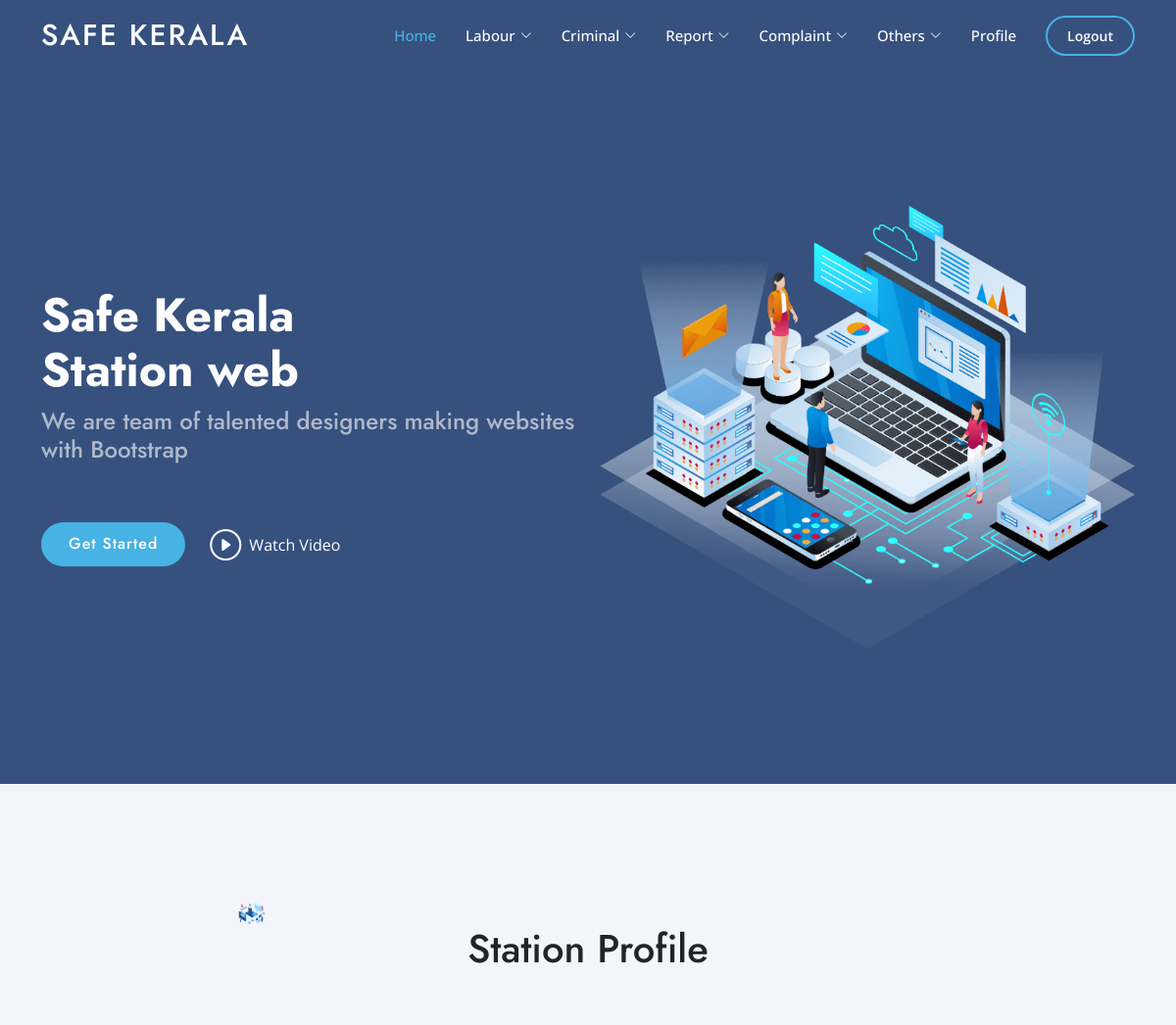
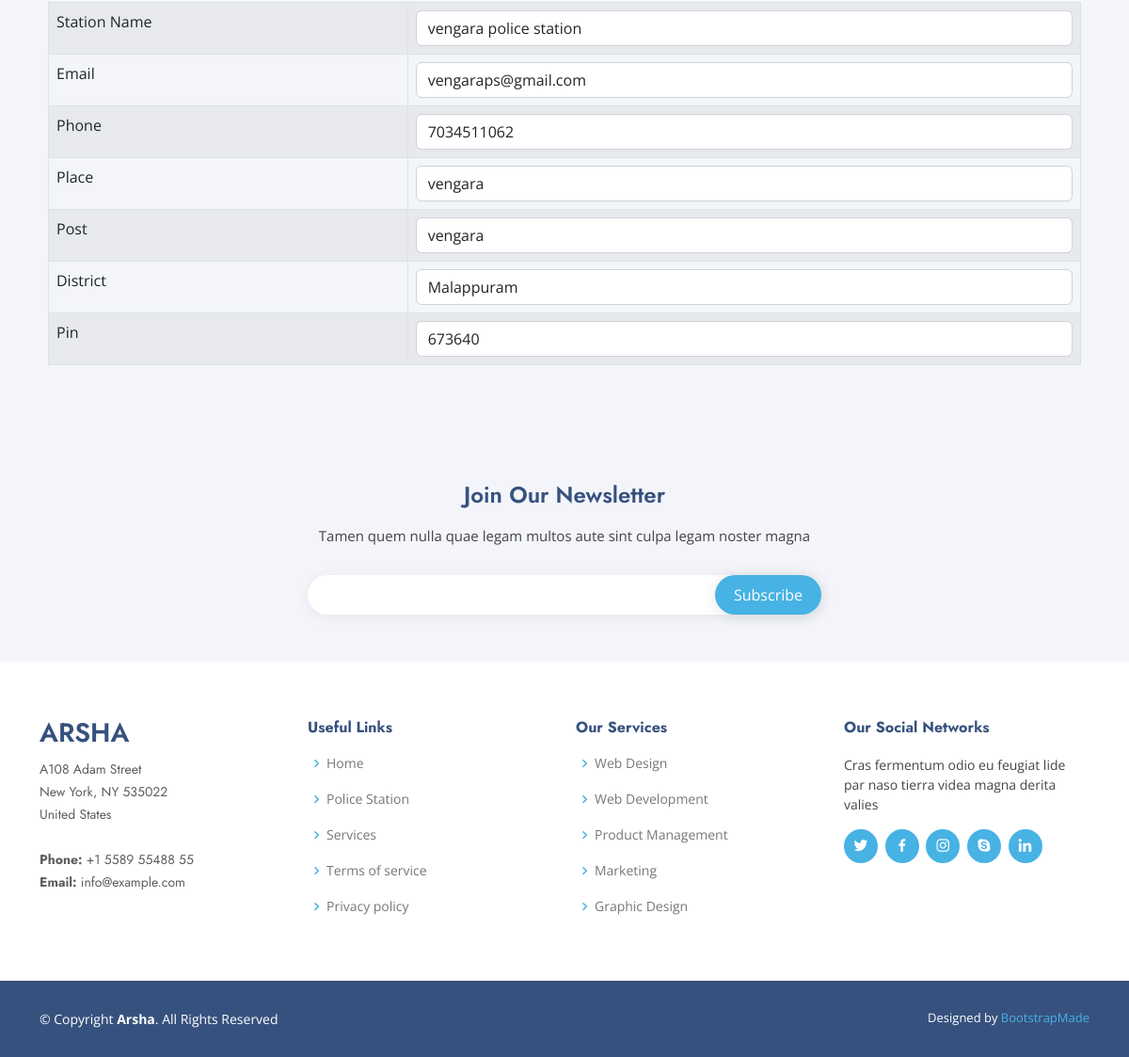
/station_url/station_view_profile/, run on the app's committed database (2 pictures, top to bottom).
### safekerala_admin/models.py (models this page shows)
class StationsDB(models.Model):
    StationName = models.CharField(max_length=20, null=True, blank=True)
    Email = models.EmailField(max_length=50, null=True, blank=True)
    Phone = models.IntegerField(null=True, blank=True)
    Post = models.CharField(max_length=50, null=True, blank=True)
    District = models.CharField(max_length=20, null=True, blank=True)
    Place = models.CharField(max_length=20, null=True, blank=True)
    Pin = models.IntegerField(null=True, blank=True)
    Latitude = models.IntegerField(null=True, blank=True)
    Longitude = models.IntegerField(null=True, blank=True)
    username = models.CharField(max_length=50, null=True, blank=True)
    password = models.CharField(max_length=8, blank=True, null=True)

### safekerala_station/views.py (the view)
# urls.py: path('station_view_profile/',views.station_view_profile,name="station_view_profile"),
def station_view_profile(req):
    username = req.session.get('usr_name')
    data = StationsDB.objects.get(username=username)
    return render(req, "view profile.html", {'data': data})

### safekerala_station/templates/view profile.html
{% extends 'stn_index.html' %}
{% block body %}
<body>
  <h1 class="text-dark text-center pb-5">Station Profile</h1>
  <form id="form1" name="form1" method="post" action="/station_view_profile">
    <table class="table table-bordered table-striped">
      <tr>
        <td>Station Name</td>
        <td><input type="text" name="textfield" id="textfield" value="{{ data.StationName }}" class="form-control" readonly /></td>
      </tr>
      <tr>
        <td>Email</td>
        <td><input type="text" name="textfield2" id="textfield2" value="{{ data.Email }}" class="form-control" readonly /></td>
      </tr>
      <tr>
        <td>Phone</td>
        <td><input type="text" name="textfield3" id="textfield3" value="{{ data.Phone }}" class="form-control" readonly /></td>
      </tr>
      <tr>
        <td>Place</td>
        <td><input type="text" name="textfield4" id="textfield4" value="{{ data.Place }}" class="form-control" readonly /></td>
      </tr>
      <tr>
        <td>Post</td>
        <td><input type="text" name="textfield5" id="textfield5" value="{{ data.Post }}" class="form-control" readonly /></td>
      </tr>
      <tr>
        <td>District</td>
        <td><input type="text" name="textfield6" id="textfield6" value="{{ data.District }}" class="form-control" readonly /></td>
      </tr>
      <tr>
        <td>Pin</td>
        <td><input type="text" name="textfield7" id="textfield7" value="{{ data.Pin }}" class="form-control" readonly /></td>
      </tr>
    </table>
  </form>
</body>
{% endblock %}

### safekerala_admin/static/css/style.css (style rules this page uses)
body { font-family: "Open Sans", sans-serif; color: #444444; }
h1, h2, h3, h4, h5, h6 { font-family: "Jost", sans-serif; }

### data on the page
StationsDB: textfield "vengara police station", textfield2 "vengaraps@gmail.com", textfield3 "7034511062", textfield4 "vengara", textfield5 "vengara", textfield6 "Malappuram", textfield7 "673640"
